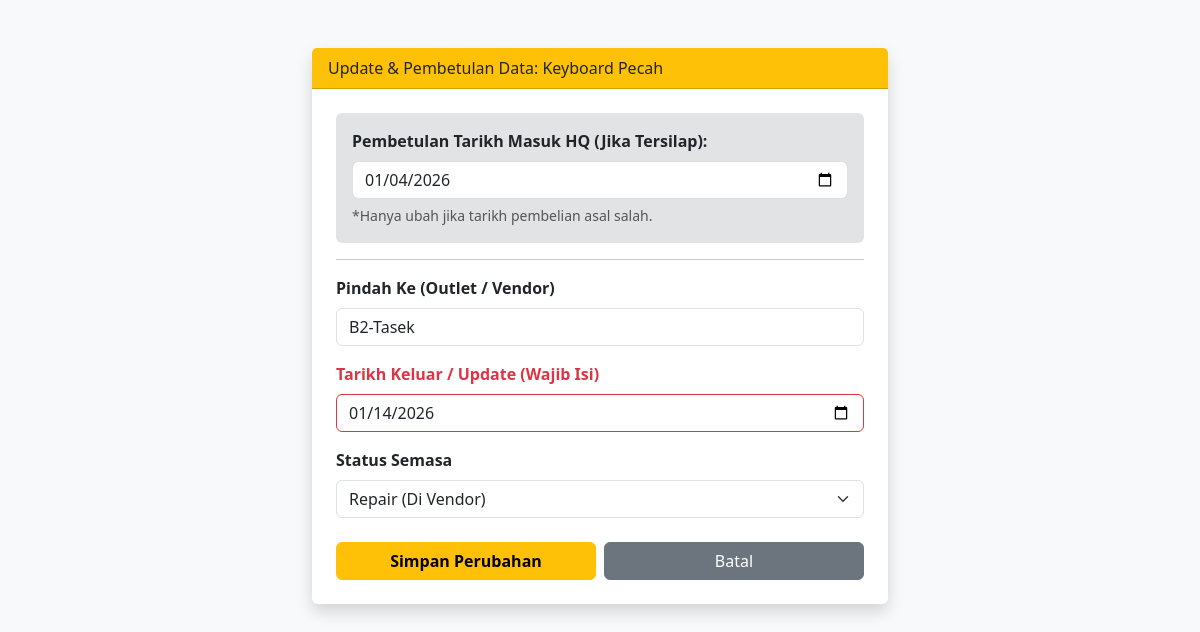
/edit.php?id=9 (signed in), run on the app's committed database.
### tables this page shows
CREATE TABLE IF NOT EXISTS `aset` (
  `id` int NOT NULL AUTO_INCREMENT,
  `nama_barang` varchar(100) DEFAULT NULL,
  `kategori` varchar(50) DEFAULT NULL,
  `no_siri` varchar(50) DEFAULT NULL,
  `lokasi_asal` varchar(100) DEFAULT NULL,
  `lokasi_sekarang` varchar(100) DEFAULT NULL,
  `status` varchar(50) DEFAULT NULL,
  `tarikh_update` timestamp NULL DEFAULT CURRENT_TIMESTAMP ON UPDATE CURRENT_TIMESTAMP,
  `tarikh_masuk` date DEFAULT NULL,
  `tarikh_keluar` date DEFAULT NULL,
  PRIMARY KEY (`id`)
);

### edit.php (the view, shortened to what this page needs)
<?php
include('config.php');
$id = $_GET['id'];
$d = mysqli_fetch_array(mysqli_query($koneksi, "SELECT * FROM aset WHERE id=$id"));
?>
<!DOCTYPE html>
<html>
<head>
    <link href="https://cdn.jsdelivr.net/npm/bootstrap@5.3.0/dist/css/bootstrap.min.css" rel="stylesheet">
</head>
<body class="bg-light">
    <div class="container mt-5 w-50">
        <div class="card shadow border-0">
            <div class="card-header bg-warning">Update & Pembetulan Data: <?php echo $d['nama_barang']; ?></div>
            <div class="card-body p-4">
                <form method="POST">
                    <div class="alert alert-secondary border-0">
                        <label class="form-label fw-bold text-dark">Pembetulan Tarikh Masuk HQ (Jika Tersilap):</label>
                        <input type="date" name="tkh_masuk" class="form-control mb-1" value="<?php echo $d['tarikh_masuk']; ?>">
                        <small class="text-muted italic">*Hanya ubah jika tarikh pembelian asal salah.</small>
                    </div>
                    <hr>
                    <div class="mb-3">
                        <label class="form-label fw-bold">Pindah Ke (Outlet / Vendor)</label>
                        <input type="text" name="lokasi" class="form-control" value="<?php echo $d['lokasi_sekarang']; ?>" required>
                    </div>
                    <div class="mb-3">
                        <label class="form-label fw-bold text-danger">Tarikh Keluar / Update (Wajib Isi)</label>
                        <input type="date" name="tkh_keluar" class="form-control border-danger" value="<?php echo ($d['tarikh_keluar'] != '0000-00-00') ? $d['tarikh_keluar'] : date('Y-m-d'); ?>" required>
                    </div>
                    <div class="mb-4">
                        <label class="form-label fw-bold">Status Semasa</label>
                        <select name="status" class="form-select">
                            <option value="Repair" <?php if($d['status']=='Repair') echo 'selected'; ?>>Repair (Di Vendor)</option>
                        </select>
                    </div>
                    <div class="row g-2">
                        <div class="col-6">
                            <button name="update" class="btn btn-warning w-100 fw-bold">Simpan Perubahan</button>
                        </div>
                        <div class="col-6">
                            <a href="index.php" class="btn btn-secondary w-100">Batal</a>
                        </div>
                    </div>
                </form>
            </div>
        </div>
    </div>
</body>
</html>

### data on the page
aset: nama_barang "Keyboard Pecah", tkh_masuk "01/04/2026", lokasi "B2-Tasek", tkh_keluar "01/14/2026", status "Repair (Di Vendor)"
